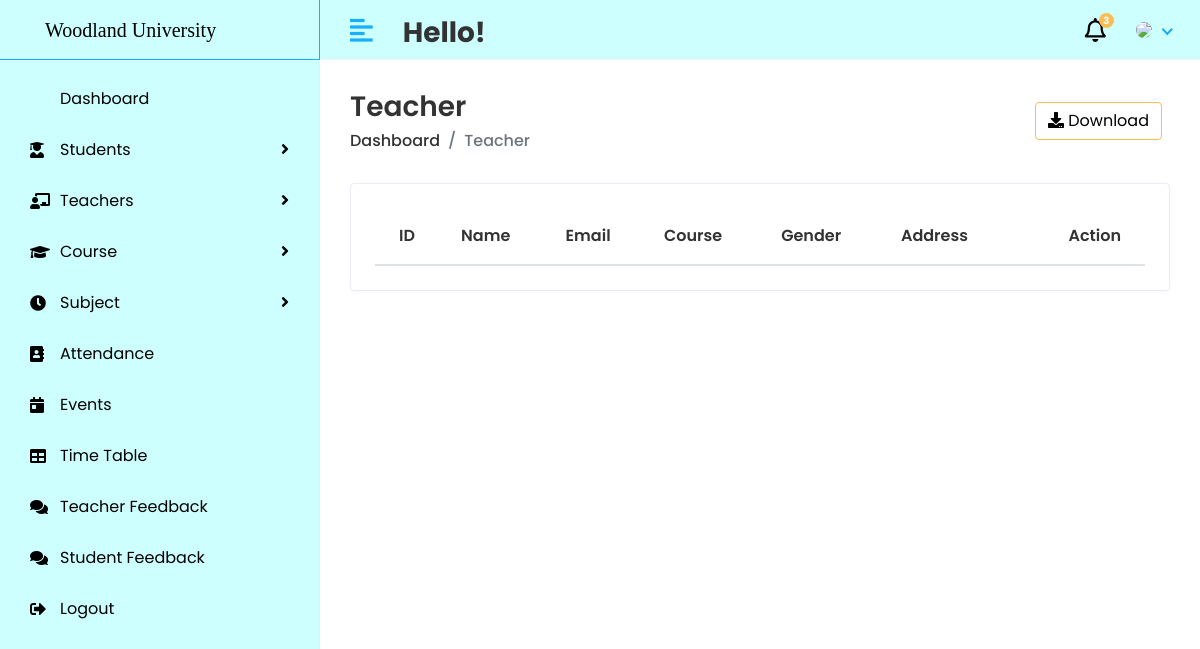
/HOD/view/teacher, run on an earlier commit of the app's database.
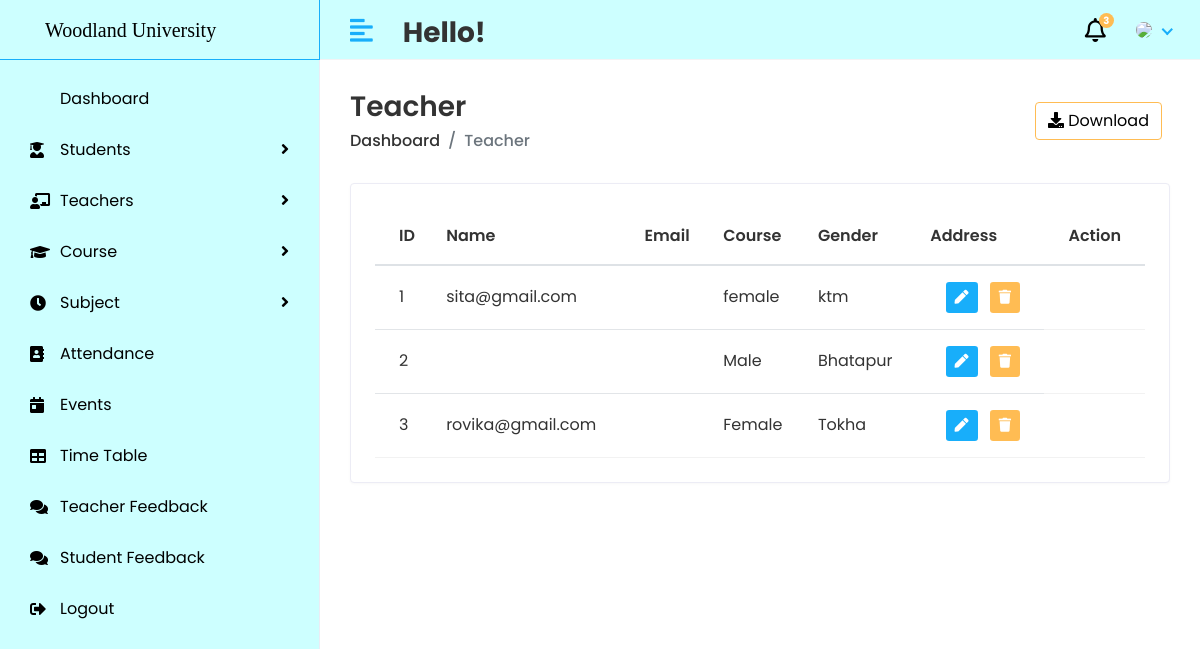
And on a later commit of the database.
### course_manageent_system_app/models.py (models this page shows, shortened)
class Teachers(models.Model):
    admin = models.OneToOneField(CustomUser, on_delete=models.CASCADE)
    address = models.TextField()
    gender = models.CharField(max_length=100)
    created_at = models.DateTimeField(auto_now_add=True)
    updated_at = models.DateTimeField(auto_now=True)

class CustomUser(AbstractUser):
    USER = (
        (1, 'ADMIN'),
        (2, 'TEACHER'),
        (3, 'STUDENT'),
    )
    user_type = models.CharField(choices=USER, max_length=50, default=1)
    profile_pics = models.ImageField(upload_to='media/profile_pic')

### WUC_Project/views_admin.py (the view)
# urls.py: path('HOD/view/teacher', views_admin.VIEW_TEACHER, name='view_teacher'),
def VIEW_TEACHER(request):
    teacher = Teachers.objects.all()
    context = {
        'teacher': teacher,
    }
    return render(request, 'HOD/view_teacher.html', context)

### templates/HOD/view_teacher.html (shortened to what this page needs)
{% extends  'dashboard.html'%}
{% block content %}
<div class="page-wrapper">
            <div class="content container-fluid">
               <div class="page-header">
                  <div class="row align-items-center">
                     <div class="col">
                        <h3 class="page-title">Teacher</h3>
                        <ul class="breadcrumb">
                           <li class="breadcrumb-item"><a href="index.html">Dashboard</a></li>
                           <li class="breadcrumb-item active">Teacher</li>
                        </ul>
                     </div>
                     <div class="col-auto text-right float-right ml-auto">
                        <a href="#" class="btn btn-outline-primary mr-2"><i class="fas fa-download"></i> Download</a>
                     </div>
                  </div>
               </div>
               <div class="row">
                  <div class="col-sm-12">
                     <div class="card card-table">
                        <div class="card-body">
                           <div class="table-responsive">
                              <table id="table_id" class="table table-hover table-center mb-0">
                                 <thead>
                                    <tr>
                                       <th>ID</th>
                                       <th>Name</th>
                                       <th>Email</th>
                                       <th>Course</th>
                                       <th>Gender</th>
                                        <th>Address</th>
                                       <th class="text-right">Action</th>
                                    </tr>
                                 </thead>
                                 <tbody>
                                  {% for i in teacher %}
                                    <tr>
                                       <td>{{i.id}}</td>
                                       <td>{{i.admin.email}}</td>
                                       <td>{{i.course_id.name}}</td>
                                       <td>{{i.gender}}</td>
                                       <td>{{i.address}}</td>
                                        <td class="text-right">
                                          <div class="actions">
                                             <a href="{%url 'edit_teacher' i.id %}" class="btn btn-sm bg-success-light mr-2">
                                             <i class="fas fa-pen"></i>
                                             </a>
                                             <a href="{% url 'delete_teacher' i.admin.id %}" class="btn btn-sm bg-danger-light">
                                             <i class="fas fa-trash"></i>
                                             </a>
                                          </div>
                                       </td>
                                    </tr>
                                  {% endfor %}
                                 </tbody>
                              </table>
                           </div>
                        </div>
                     </div>
                  </div>
               </div>
            </div>
{% endblock %}

What changed in the data, as far as the page shows it:
added Teachers: id "1", admin.email "sita@gmail.com", gender "female", address "ktm"
added Teachers: id "2", gender "Male", address "Bhatapur"
added Teachers: id "3", admin.email "rovika@gmail.com", gender "Female", address "Tokha"
